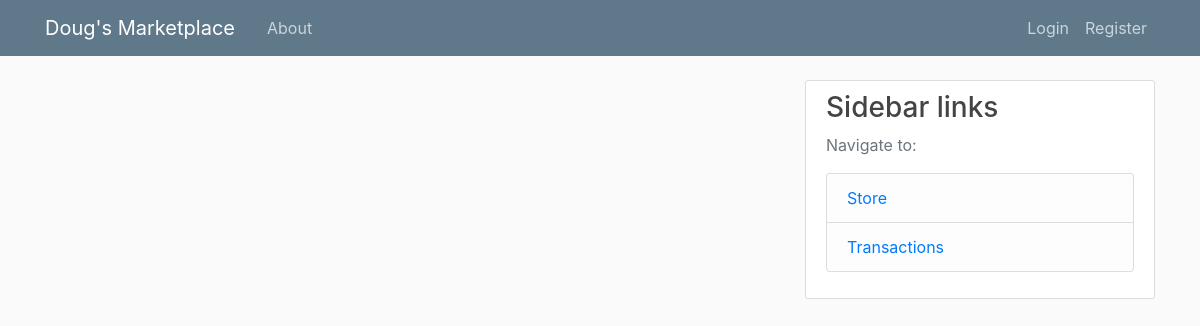
The page /store/ on the database as committed earlier.
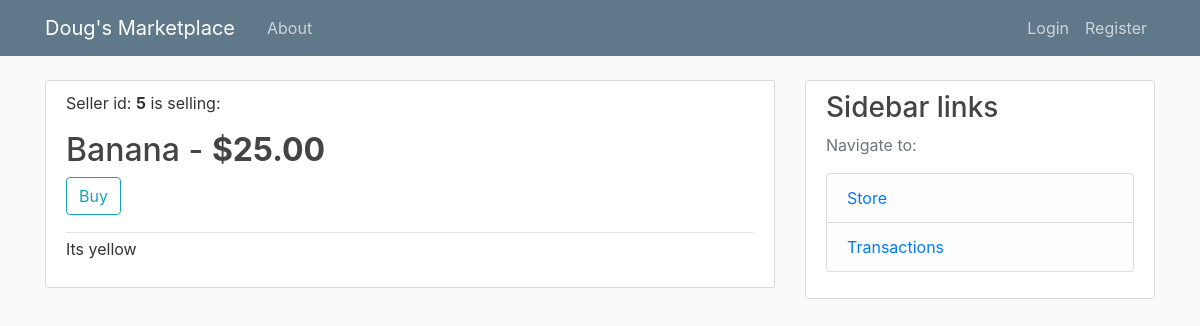
The same page on the database as committed later.
### users/models.py (models this page shows, shortened)
class Store(models.Model):
    sellerId = models.CharField(max_length=255)
    name = models.CharField(max_length=100)
    description = models.TextField()
    price = models.DecimalField(max_digits=6, decimal_places=2)
    author = models.ForeignKey(User, on_delete=models.CASCADE)

### users/views.py (the view)
# urls.py: path('store/', user_views.store, name='store'),
def store(request):
    context = {
        'posts': Store.objects.all(),
        'title': 'Store'
    }
    return render(request, 'users/store.html', context)

### users/templates/users/store.html (shortened to what this page needs)
{% extends "blog/base.html" %}
{% block content %}
    {% for post in posts %}
        <article class="media content-section">
          <div class="media-body">
            <div class="article-metadata">
              <p class="mr-2" href="#">Seller id: <b>{{ post.author.id }}</b> is selling:</p>
                <h2 class="article-title">{{ post.name }} - <b>${{ post.price }}</b></h2>
                <button class="btn btn-outline-info" type="submit">Buy</button>
            </div>
            <p class="article-content">{{ post.description }}</p>
          </div>
        </article>
    {% endfor %}
{%endblock content%}

Rows that differ between the two databases and show on the page:
added Store: author.id "5", name "Banana", price "25.00", description "Its yellow"
